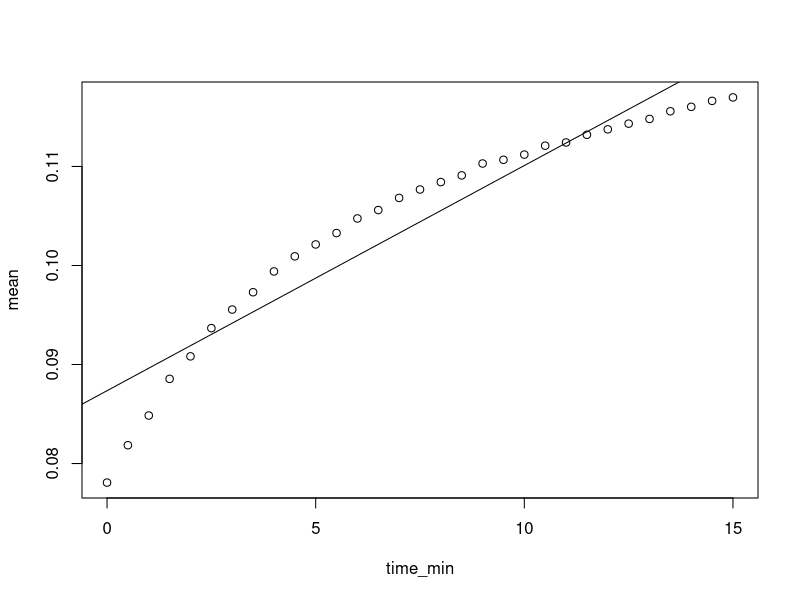
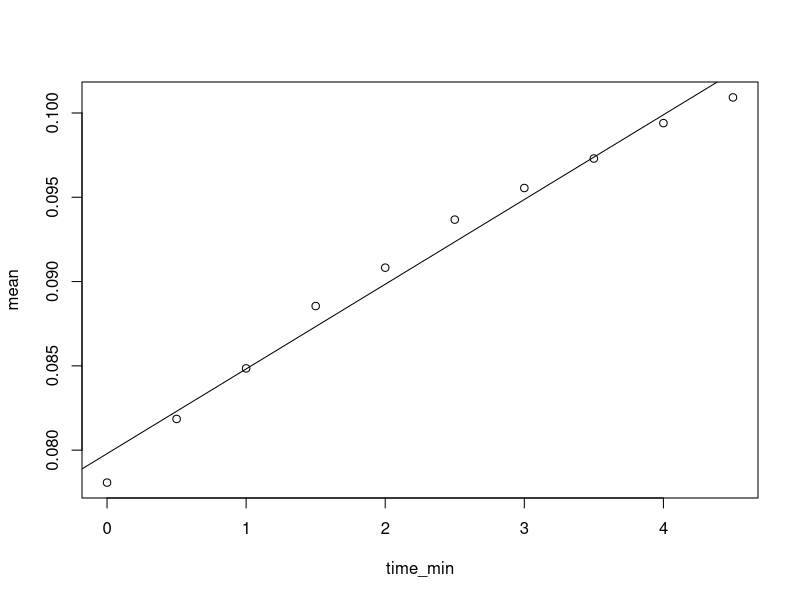
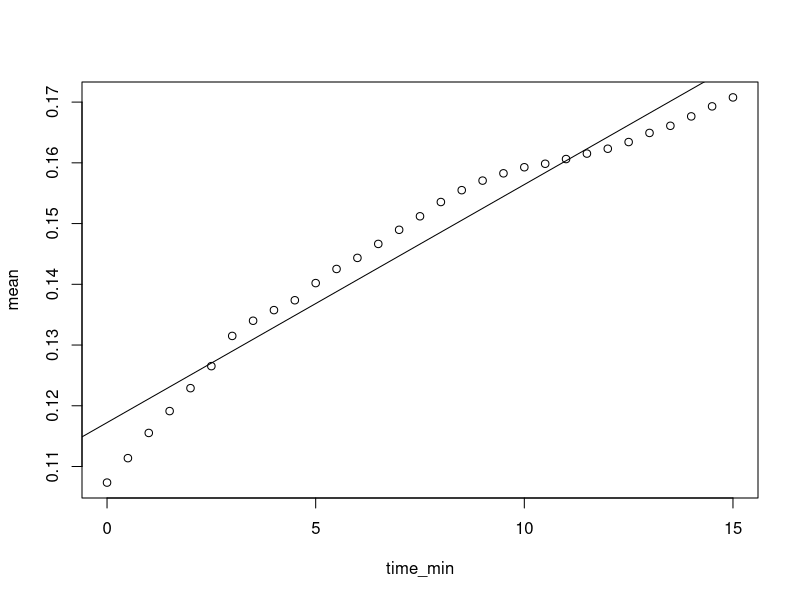
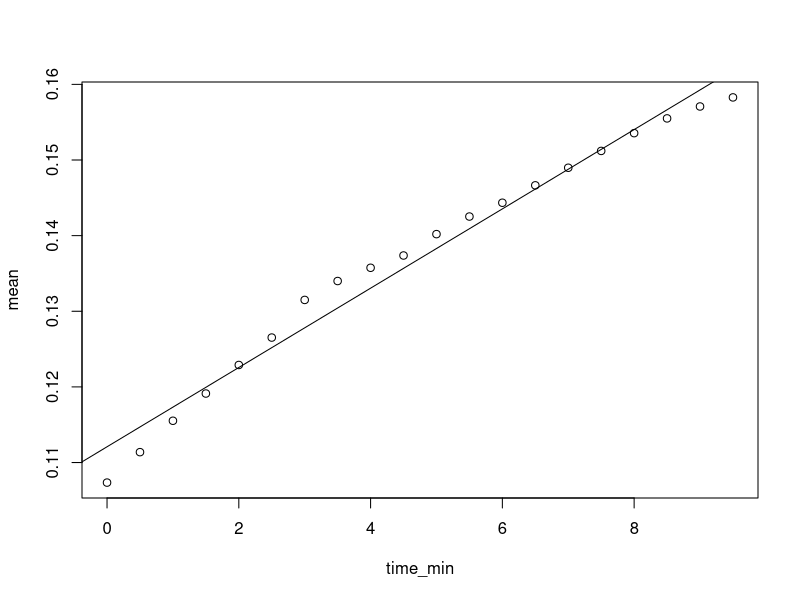
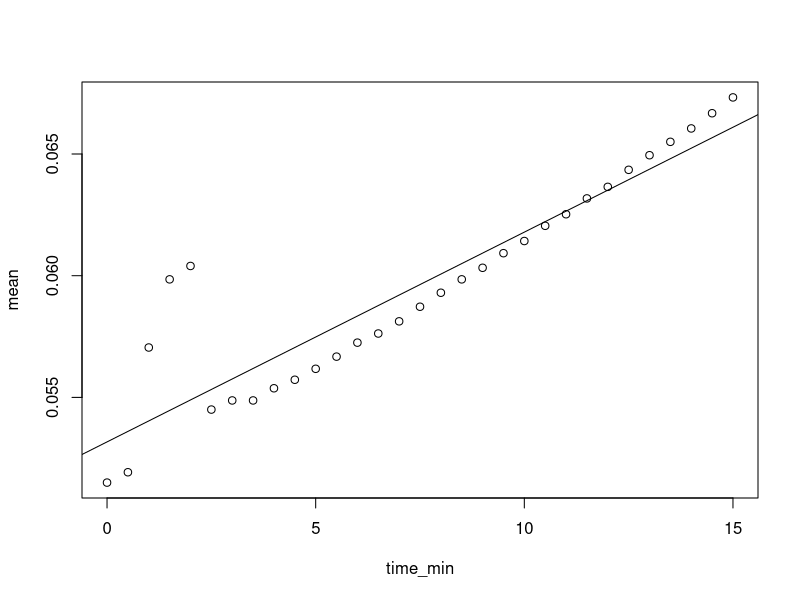
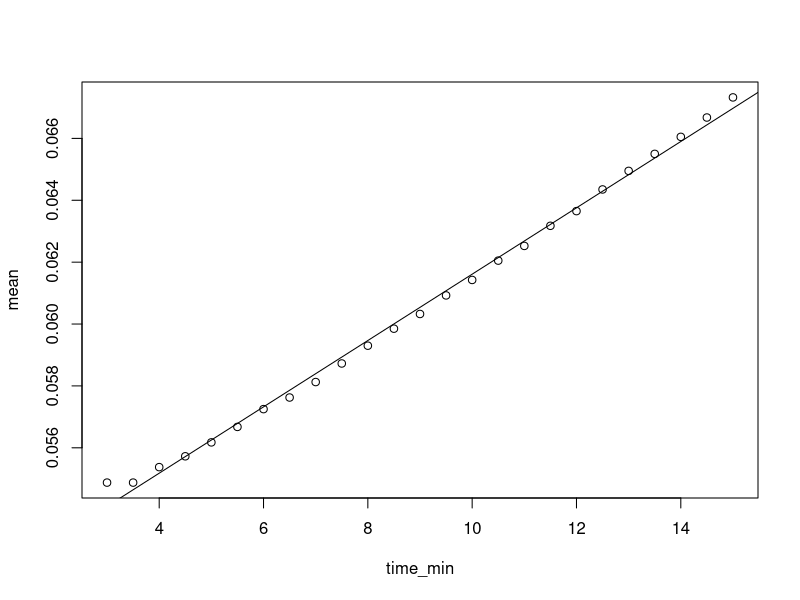
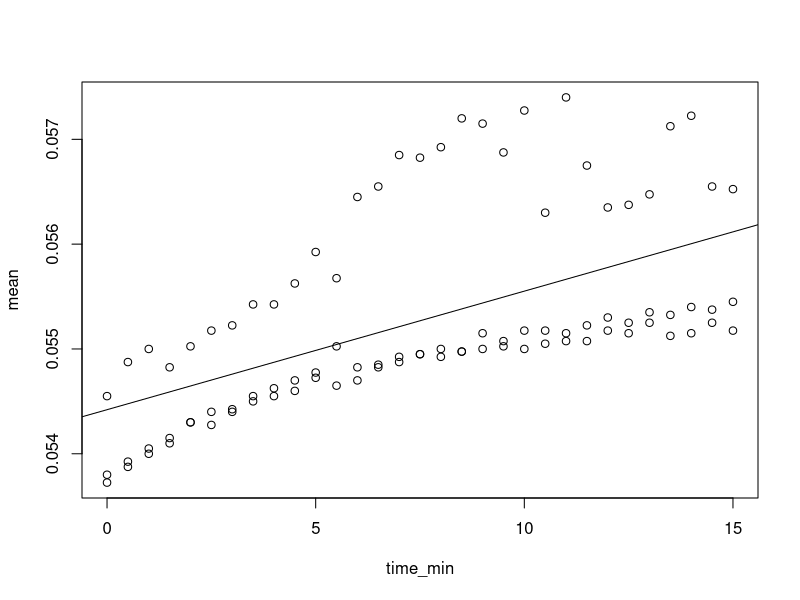
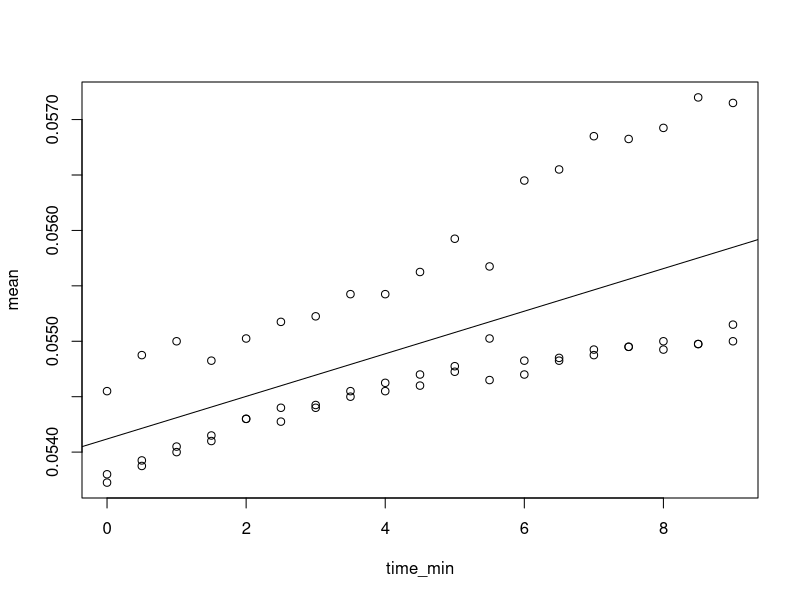

The R source for these figures, in order:
## ---- chunk 1
library(readr)
library(dplyr)
library(tidyverse)
library(lme4)
## ---- chunk 2

# Load data
mbth_needle.dat <- read_csv("Data/Clean/clean_MBTH_needle_masceration.csv")
abts_needle.dat <- read_csv("Data/Clean/clean_ABTS_needle_masceration.csv")
ldopa_needle.dat <- read_csv("Data/Clean/clean_LDOPA_needle_masceration.csv")
dmp_needle.dat <- read_csv("Data/Clean/clean_DMP_needle_masceration.csv")

# Summarize mean values for technical replicates for each time point

mbth_needle.sum <- mbth_needle.dat |> 
  separate(sample,
           into = c("method", "replicate")) |>
  filter(method %in% c("shake", "soak", "turrax")) |> 
  group_by(time_min, method, treatment,replicate) |> 
  summarise(mean = mean(absorbance)) |> 
  mutate(substrate = "MBTH/DMAB")
mbth_needle.sum$method <- fct_relevel(mbth_needle.sum$method, "soak", "shake", "turrax")
mbth_needle.sum$treatment <- fct_relevel(mbth_needle.sum$treatment, "A_H2O2", "A", "B_H2O2", "B")


abts_needle.sum <- abts_needle.dat |> 
  separate(sample,
           into = c("method", "replicate")) |> 
  group_by(time_min, method, treatment,replicate) |> 
  summarise(mean = mean(absorbance))|> 
  mutate(substrate = "ABTS")
abts_needle.sum$method <- fct_relevel(abts_needle.sum$method, "soak", "shake", "turrax")
abts_needle.sum$treatment <- fct_relevel(abts_needle.sum$treatment, "A_H2O2", "A", "B_H2O2", "B")

ldopa_needle.sum <- ldopa_needle.dat |> 
  separate(sample,
           into = c("method", "replicate")) |> 
  group_by(time_min, method, treatment,replicate) |> 
  summarise(mean = mean(absorbance)) |> 
  mutate(substrate = "L-DOPA")
ldopa_needle.sum$method <- fct_relevel(ldopa_needle.sum$method, "soak", "shake", "turrax")
ldopa_needle.sum$treatment <- fct_relevel(ldopa_needle.sum$treatment, "A_H2O2", "A", "B_H2O2", "B")

dmp_needle.sum <- dmp_needle.dat |> 
  separate(sample,
           into = c("method", "replicate")) |> 
  group_by(time_min, method, treatment,replicate) |> 
  summarise(mean = mean(absorbance)) |> 
  mutate(substrate = "DMP")
dmp_needle.sum$method <- fct_relevel(dmp_needle.sum$method, "soak", "shake", "turrax")
dmp_needle.sum$treatment <- fct_relevel(dmp_needle.sum$treatment, "A_H2O2", "A", "B_H2O2", "B")

## ---- chunk 3
substrate_needle_list<-list(mbth_needle.sum,abts_needle.sum,ldopa_needle.sum,dmp_needle.sum)

#make empty list for dataframes with slopes added 
substrate_needle_list_slope<-list()
for (i in 1:length(substrate_needle_list)){
substrate_needle_list[[i]]<-substrate_needle_list[[i]][-which(substrate_needle_list[[i]]$time_min > 15),] #this trims to first 15 mins (as done in the figure - improves r.squ by capturing rate of increase before plateau)
  
substrate_needle_list_slope[[i]]<-substrate_needle_list[[i]] %>% 
  group_by(time_min, method,replicate) %>% #for each time point
  mutate(Mn_depen = mean[2]-mean[4])%>% # this function subtracts the mean MnSO4 and EDTA activity
  ungroup # the resulting df will have repeated values of the calculated differences for every time point 

substrate_needle_list_slope[[i]]<-substrate_needle_list_slope[[i]] %>% 
  group_by(method, treatment,replicate) %>% #for each time point
  mutate(slope = coef(lm(mean~time_min))[2])%>% # this function determines slope for each treatment
  ungroup 

substrate_needle_list_slope[[i]]<-substrate_needle_list_slope[[i]] %>% 
  group_by(method, treatment,replicate) %>% #for each time point
  mutate(r.squ = summary(lm(mean~time_min))$adj.r.squared)%>% # this function determines r sqj for each treatment
  ungroup
}


#pull out to make a new dataframe that isolates the slopes 
activity_all_treatments<-rbind(substrate_needle_list_slope[[1]][1:36,-c(1,5,7)],substrate_needle_list_slope[[2]][1:36,-c(1,5,7)],substrate_needle_list_slope[[3]][1:36,-c(1,5,7)],substrate_needle_list_slope[[4]][1:36,-c(1,5,7)])


## ---- chunk 4
activity_all_treatments[which(activity_all_treatments$r.squ < 0.95),]

low.r.sq1 <- mbth_needle.sum |> 
  filter(method == "shake") |> 
  filter(replicate == "2") |>
  filter(treatment == "B")

plot(mean~time_min,data = low.r.sq1[which(low.r.sq1$time_min < 15.5),]) #split into two linear phases
abline(lm(mean~time_min,data = low.r.sq1[which(low.r.sq1$time_min < 15.5),]))
plot(mean~time_min,data = low.r.sq1[which(low.r.sq1$time_min < 5),]) #fix by using first 5
abline(lm(mean~time_min,data = low.r.sq1[which(low.r.sq1$time_min < 5),]))

low.r.sq2 <- abts_needle.sum |> 
  filter(method == "soak") |> 
  filter(replicate == "2") |>
  filter(treatment == "A_H2O2")

plot(mean~time_min,data = low.r.sq2[which(low.r.sq2$time_min < 15.5),]) #split into two linear phases
abline(lm(mean~time_min,data = low.r.sq2[which(low.r.sq2$time_min < 15.5),]))
plot(mean~time_min,data = low.r.sq2[which(low.r.sq2$time_min < 10),]) #fix using first 10
abline(lm(mean~time_min,data = low.r.sq2[which(low.r.sq2$time_min < 10),]))

low.r.sq3 <- dmp_needle.sum |> 
  filter(method == "shake") |> 
  filter(replicate == "1") |>
  filter(treatment == "B")

plot(mean~time_min,data = low.r.sq3[which(low.r.sq3$time_min < 15.5),]) #a clear little increase then crash 
abline(lm(mean~time_min,data = low.r.sq3[which(low.r.sq3$time_min < 15.5),]))
plot(mean~time_min,data = low.r.sq3[which(between(low.r.sq3$time_min,3,15)),]) # exlcude first 3 mins
abline(lm(mean~time_min,data = low.r.sq3[which(between(low.r.sq3$time_min,3,15)),]))

low.r.sq4 <- ldopa_needle.sum |> 
  filter(method == "shake") |> 
  filter(treatment == "A")

plot(mean~time_min,data = low.r.sq4[which(low.r.sq4$time_min < 15.5),]) #use only 0-9 mins for rep three
abline(lm(mean~time_min,data = low.r.sq4[which(low.r.sq4$time_min < 15.5),]))
plot(mean~time_min,data = low.r.sq4[which(between(low.r.sq4$time_min,0,9)),]) #use only 0-9 mins for rep three
abline(lm(mean~time_min,data = low.r.sq4[which(between(low.r.sq4$time_min,0,9)),]))

low.r.sq5 <- ldopa_needle.sum |> 
  filter(method == "shake") |> 
  filter(treatment == "B") |>
  filter(replicate == "3")

plot(mean~time_min,data = low.r.sq5[which(low.r.sq5$time_min < 15.5),]) #exlcude first 1 min from rep three
abline(lm(mean~time_min,data = low.r.sq5[which(low.r.sq5$time_min < 15.5),]))
plot(mean~time_min,data = low.r.sq5[which(between(low.r.sq5$time_min,1,15)),]) 
abline(lm(mean~time_min,data = low.r.sq5[which(between(low.r.sq5$time_min,1,15)),]))

low.r.sq6 <- ldopa_needle.sum |> 
  filter(method == "soak") |> 
  filter(treatment == "B")

plot(mean~time_min,data = low.r.sq6) #just kinda crummy because change in absorbance is so low 
abline(lm(mean~time_min,data = low.r.sq6))
plot(mean~time_min,data = low.r.sq6[which(between(low.r.sq6$time_min,3,15)),]) #try slope between 3 and 15 for replicate 1 
abline(lm(mean~time_min,data = low.r.sq6[which(between(low.r.sq6$time_min,3,15)),]))

low.r.sq7 <- ldopa_needle.sum |> 
  filter(method == "soak") |> 
  filter(treatment == "B_H2O2")|>
  filter(replicate == "1")

plot(mean~time_min,data = low.r.sq7[which(between(low.r.sq7$time_min,0,15)),]) #remove first 1.5 mins from rep 2 and first 2 mins from rep 3
abline(lm(mean~time_min,data = low.r.sq7[which(between(low.r.sq7$time_min,0,15)),]))

low.r.sq8 <- ldopa_needle.sum |> 
  filter(method == "turrax") |> 
  filter(treatment == "B") |>
  filter(replicate == "3")

plot(mean~time_min,data = low.r.sq8[which(between(low.r.sq8$time_min,0.5,6.5)),]) #two phase - take the first 6.5 mins
abline(lm(mean~time_min,data = low.r.sq8[which(between(low.r.sq8$time_min,0.5,6.5)),]))
## ---- chunk 5
##note!!! this block needs to be run *IN ORDER* because variable names are repeated (slope and r.squ)

#Shake, B, rep 2, sub MBTH/DMAB
slope<-coef(lm(mean~time_min, data = mbth_needle.sum[which(mbth_needle.sum$method == "shake" & 
                                                      mbth_needle.sum$replicate == "2" & 
                                                      mbth_needle.sum$treatment == "B" &
                                                      between(mbth_needle.sum$time_min,0,5)),]))[2]

r.squ<-summary(lm(mean~time_min, data = mbth_needle.sum[which(mbth_needle.sum$method == "shake" & 
                                                      mbth_needle.sum$replicate == "2" & 
                                                      mbth_needle.sum$treatment == "B" &
                                                      between(mbth_needle.sum$time_min,0,5)),]))$adj.r.squared

activity_all_treatments[which(activity_all_treatments$method == "shake" & activity_all_treatments$treatment == "B" & activity_all_treatments$replicate == "2" & activity_all_treatments$substrate == "MBTH/DMAB"),5]<-slope
activity_all_treatments[which(activity_all_treatments$method == "shake" & activity_all_treatments$treatment == "B" & activity_all_treatments$replicate == "2" & activity_all_treatments$substrate == "MBTH/DMAB"),6]<-r.squ

#Soak, A_H2O2, rep 2, sub ABTS
slope<-coef(lm(mean~time_min, data = abts_needle.sum[which(abts_needle.sum$method == "soak" & 
                                                      abts_needle.sum$replicate == "2" & 
                                                      abts_needle.sum$treatment == "A_H2O2" &
                                                      between(abts_needle.sum$time_min,0,10)),]))[2]

r.squ<-summary(lm(mean~time_min, data = abts_needle.sum[which(abts_needle.sum$method == "soak" & 
                                                      abts_needle.sum$replicate == "2" & 
                                                      abts_needle.sum$treatment == "A_H2O2" &
                                                      between(abts_needle.sum$time_min,0,10)),]))$adj.r.squared

activity_all_treatments[which(activity_all_treatments$method == "soak" & activity_all_treatments$treatment == "A_H2O2" & activity_all_treatments$replicate == "2" & activity_all_treatments$substrate == "ABTS"),5]<-slope
activity_all_treatments[which(activity_all_treatments$method == "soak" & activity_all_treatments$treatment == "A_H2O2" & activity_all_treatments$replicate == "2" & activity_all_treatments$substrate == "ABTS"),6]<-r.squ

#Shake, B, rep 1, sub DMP
slope<-coef(lm(mean~time_min, data = dmp_needle.sum[which(dmp_needle.sum$method == "shake" & 
                                                      dmp_needle.sum$replicate == "1" & 
                                                      dmp_needle.sum$treatment == "B" &
                                                      between(dmp_needle.sum$time_min,3,15)),]))[2]

r.squ<-summary(lm(mean~time_min, data = dmp_needle.sum[which(dmp_needle.sum$method == "shake" & 
                                                      dmp_needle.sum$replicate == "1" & 
                                                      dmp_needle.sum$treatment == "B" &
                                                      between(dmp_needle.sum$time_min,3,15)),]))$adj.r.squared

activity_all_treatments[which(activity_all_treatments$method == "shake" & activity_all_treatments$treatment == "B" & activity_all_treatments$replicate == "1" & activity_all_treatments$substrate == "DMP"),5]<-slope
activity_all_treatments[which(activity_all_treatments$method == "shake" & activity_all_treatments$treatment == "B" & activity_all_treatments$replicate == "1" & activity_all_treatments$substrate == "DMP"),6]<-r.squ

#Shake, A, rep 3, sub ldopa
slope<-coef(lm(mean~time_min, data = ldopa_needle.sum[which(ldopa_needle.sum$method == "shake" & 
                                                      ldopa_needle.sum$replicate == "3" & 
                                                      ldopa_needle.sum$treatment == "A" &
                                                      between(ldopa_needle.sum$time_min,0,9)),]))[2]

r.squ<-summary(lm(mean~time_min, data = ldopa_needle.sum[which(ldopa_needle.sum$method == "shake" & 
                                                      ldopa_needle.sum$replicate == "3" & 
                                                      ldopa_needle.sum$treatment == "A" &
                                                      between(ldopa_needle.sum$time_min,0,9)),]))$adj.r.squared

activity_all_treatments[which(activity_all_treatments$method == "shake" & activity_all_treatments$treatment == "A" & activity_all_treatments$replicate == "3" & activity_all_treatments$substrate == "L-DOPA"),5]<-slope
activity_all_treatments[which(activity_all_treatments$method == "shake" & activity_all_treatments$treatment == "A" & activity_all_treatments$replicate == "3" & activity_all_treatments$substrate == "L-DOPA"),6]<-r.squ

#Shake, B, rep 3, sub ldopa
slope<-coef(lm(mean~time_min, data = ldopa_needle.sum[which(ldopa_needle.sum$method == "shake" & 
                                                      ldopa_needle.sum$replicate == "3" & 
                                                      ldopa_needle.sum$treatment == "B" &
                                                      between(ldopa_needle.sum$time_min,1.5,15)),]))[2]

r.squ<-summary(lm(mean~time_min, data = ldopa_needle.sum[which(ldopa_needle.sum$method == "shake" & 
                                                      ldopa_needle.sum$replicate == "3" & 
                                                      ldopa_needle.sum$treatment == "B" &
                                                      between(ldopa_needle.sum$time_min,1.5,15)),]))$adj.r.squared

activity_all_treatments[which(activity_all_treatments$method == "shake" & activity_all_treatments$treatment == "B" & activity_all_treatments$replicate == "3" & activity_all_treatments$substrate == "L-DOPA"),5]<-slope
activity_all_treatments[which(activity_all_treatments$method == "shake" & activity_all_treatments$treatment == "B" & activity_all_treatments$replicate == "3" & activity_all_treatments$substrate == "L-DOPA"),6]<-r.squ

#Soak, B, rep 1, sub ldopa
slope<-coef(lm(mean~time_min, data = ldopa_needle.sum[which(ldopa_needle.sum$method == "soak" & 
                                                      ldopa_needle.sum$replicate == "1" & 
                                                      ldopa_needle.sum$treatment == "B" &
                                                      between(ldopa_needle.sum$time_min,3,15)),]))[2]

r.squ<-summary(lm(mean~time_min, data = ldopa_needle.sum[which(ldopa_needle.sum$method == "soak" & 
                                                      ldopa_needle.sum$replicate == "1" & 
                                                      ldopa_needle.sum$treatment == "B" &
                                                      between(ldopa_needle.sum$time_min,3,15)),]))$adj.r.squared

activity_all_treatments[which(activity_all_treatments$method == "soak" & activity_all_treatments$treatment == "B" & activity_all_treatments$replicate == "1" & activity_all_treatments$substrate == "L-DOPA"),5]<-slope
activity_all_treatments[which(activity_all_treatments$method == "soak" & activity_all_treatments$treatment == "B" & activity_all_treatments$replicate == "1" & activity_all_treatments$substrate == "L-DOPA"),6]<-r.squ

#Soak, B_H2O2, rep 2, sub ldopa
slope<-coef(lm(mean~time_min, data = ldopa_needle.sum[which(ldopa_needle.sum$method == "soak" & 
                                                      ldopa_needle.sum$replicate == "2" & 
                                                      ldopa_needle.sum$treatment == "B_H2O2" &
                                                      between(ldopa_needle.sum$time_min,2,15)),]))[2]

r.squ<-summary(lm(mean~time_min, data = ldopa_needle.sum[which(ldopa_needle.sum$method == "soak" & 
                                                      ldopa_needle.sum$replicate == "2" & 
                                                      ldopa_needle.sum$treatment == "B_H2O2" &
                                                      between(ldopa_needle.sum$time_min,2,15)),]))$adj.r.squared

activity_all_treatments[which(activity_all_treatments$method == "soak" & activity_all_treatments$treatment == "B_H2O2" & activity_all_treatments$replicate == "2" & activity_all_treatments$substrate == "L-DOPA"),5]<-slope
activity_all_treatments[which(activity_all_treatments$method == "soak" & activity_all_treatments$treatment == "B_H2O2" & activity_all_treatments$replicate == "2" & activity_all_treatments$substrate == "L-DOPA"),6]<-r.squ

#Soak, B_H2O2, rep 3, sub ldopa
slope<-coef(lm(mean~time_min, data = ldopa_needle.sum[which(ldopa_needle.sum$method == "soak" & 
                                                      ldopa_needle.sum$replicate == "3" & 
                                                      ldopa_needle.sum$treatment == "B_H2O2" &
                                                      between(ldopa_needle.sum$time_min,2.5,15)),]))[2]

r.squ<-summary(lm(mean~time_min, data = ldopa_needle.sum[which(ldopa_needle.sum$method == "soak" & 
                                                      ldopa_needle.sum$replicate == "3" & 
                                                      ldopa_needle.sum$treatment == "B_H2O2" &
                                                      between(ldopa_needle.sum$time_min,2.5,15)),]))$adj.r.squared


activity_all_treatments[which(activity_all_treatments$method == "soak" & activity_all_treatments$treatment == "B_H2O2" & activity_all_treatments$replicate == "3" & activity_all_treatments$substrate == "L-DOPA"),5]<-slope
activity_all_treatments[which(activity_all_treatments$method == "soak" & activity_all_treatments$treatment == "B_H2O2" & activity_all_treatments$replicate == "3" & activity_all_treatments$substrate == "L-DOPA"),6]<-r.squ

#Turrax, B, rep 3, sub ldopa
slope<-coef(lm(mean~time_min, data = ldopa_needle.sum[which(ldopa_needle.sum$method == "turrax" & 
                                                      ldopa_needle.sum$replicate == "3" & 
                                                      ldopa_needle.sum$treatment == "B" &
                                                      between(ldopa_needle.sum$time_min,0.5,6.5)),]))[2]

r.squ<-summary(lm(mean~time_min, data = ldopa_needle.sum[which(ldopa_needle.sum$method == "turrax" & 
                                                      ldopa_needle.sum$replicate == "3" & 
                                                      ldopa_needle.sum$treatment == "B" &
                                                      between(ldopa_needle.sum$time_min,0.5,6.5)),]))$adj.r.squared

activity_all_treatments[which(activity_all_treatments$method == "turrax" & activity_all_treatments$treatment == "B" & activity_all_treatments$replicate == "3" & activity_all_treatments$substrate == "L-DOPA"),5]<-slope
activity_all_treatments[which(activity_all_treatments$method == "turrax" & activity_all_treatments$treatment == "B" & activity_all_treatments$replicate == "3" & activity_all_treatments$substrate == "L-DOPA"),6]<-r.squ

#check to see that I improve the ones I wanted...
activity_all_treatments[which(activity_all_treatments$r.squ < 0.95),] #the remaining R_squ are all above 0.80 and mostly just stocastic due to low change in absorbance
## ---- chunk 6
activity_all_treatments<-activity_all_treatments %>% 
  group_by(substrate,method,replicate,grp= case_when(treatment %in% c("A_H2O2","B_H2O2","B")~1 
)) %>% #I want to subtract background from both A_H2O2 and B_H2O2 so this groups the three treatments I need for equation
  mutate(ratio = ((slope[3]-slope[2])/(slope[1]-slope[2])))%>% # this function calculates what proportion of activity out of total peroxidase activity is Mn-independent (B_H2O2-B)/(A_H2O2-B) 
  ungroup %>% 
  select(-grp)

#the resulting data frame has NA for A treatment because it was excluded from grouping.
#if the ratio is greater than 1 this means that there was a greater rate without Mn than with - and this appears to be the case with some ABTS reactions...
#if the ratio is negative it means that without H2O2 the ratio was greater - this is also happens with ABTS but its because the slopes are so small... 
## ---- chunk 7
#make a simpler table
Mn_dependancy<-activity_all_treatments[which(activity_all_treatments$treatment == "A_H2O2"),c(1,3,4,7)]
Mn_dependancy$substrate<-as.factor(Mn_dependancy$substrate)
Mn_dependancy$replicate<-as.factor(Mn_dependancy$replicate)
Mn_dependancy$ratio<-as.numeric(Mn_dependancy$ratio)
Mn_dependancy <- Mn_dependancy |> 
  mutate(method = recode(method,
                         "soak" = "Soaking",
                         "shake" = "Shaking",
                         "turrax" = "Fine homogenization"))
write_csv(Mn_dependancy, "Data/Clean/Mn_dependancy_ratios_clean.csv")

#plot to visualize
plot(Mn_dependancy$ratio~Mn_dependancy$method)#ratio is increased in Turrax Treatment 
plot(Mn_dependancy$ratio~as.factor(Mn_dependancy$substrate))
## ---- chunk 8
#ABTS because it does not distinguish between when Mn is present and when it is not is exluced from this analysis as the main focus is the sample homogenization method
ratio.lm<-lm(ratio~method,data = Mn_dependancy[which(Mn_dependancy$substrate == "MBTH/DMAB"),])
summary(ratio.lm)
anova(ratio.lm)
TukeyHSD(aov(ratio~method,data = Mn_dependancy[which(Mn_dependancy$substrate == "MBTH/DMAB"),]))
plot(ratio.lm)
